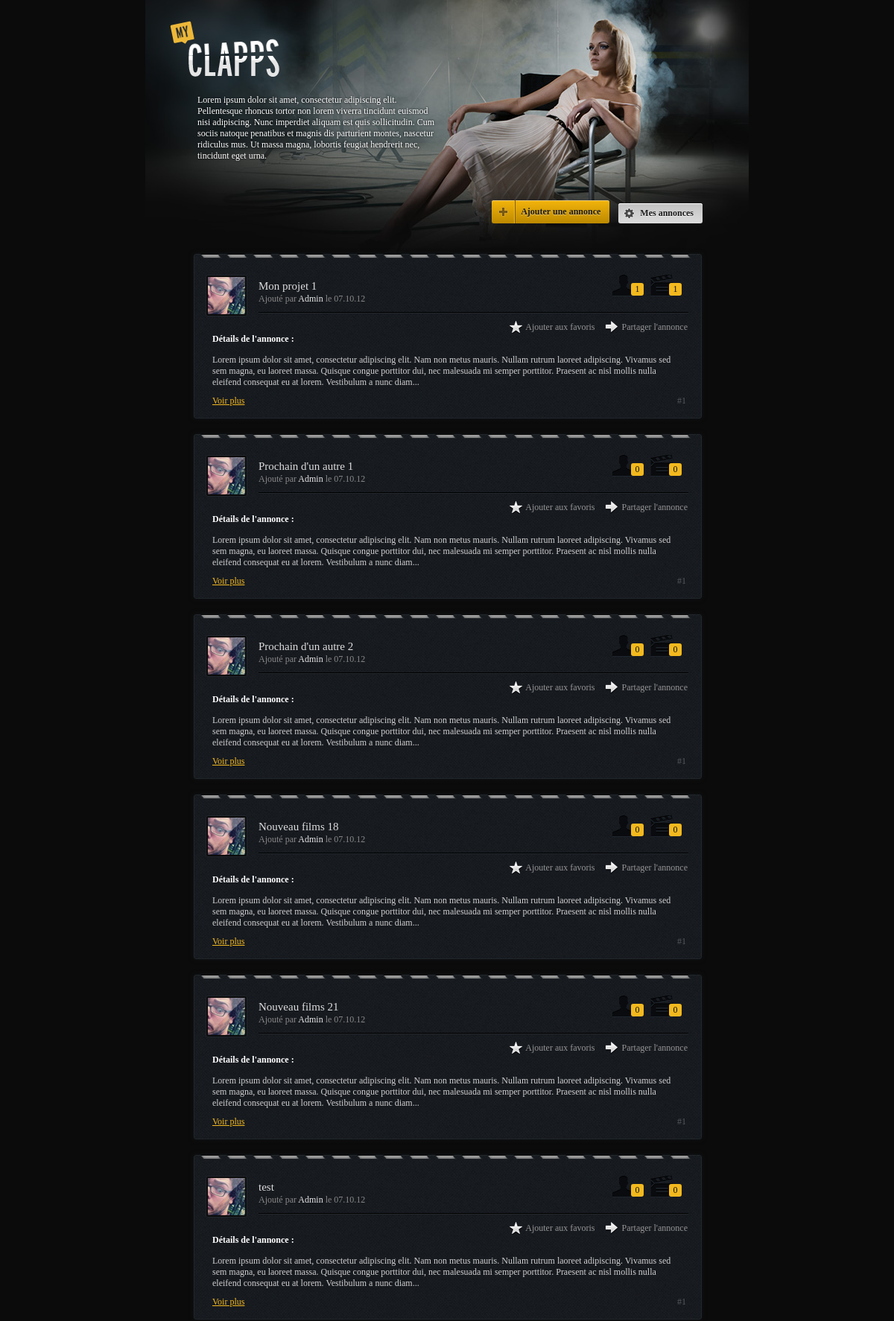
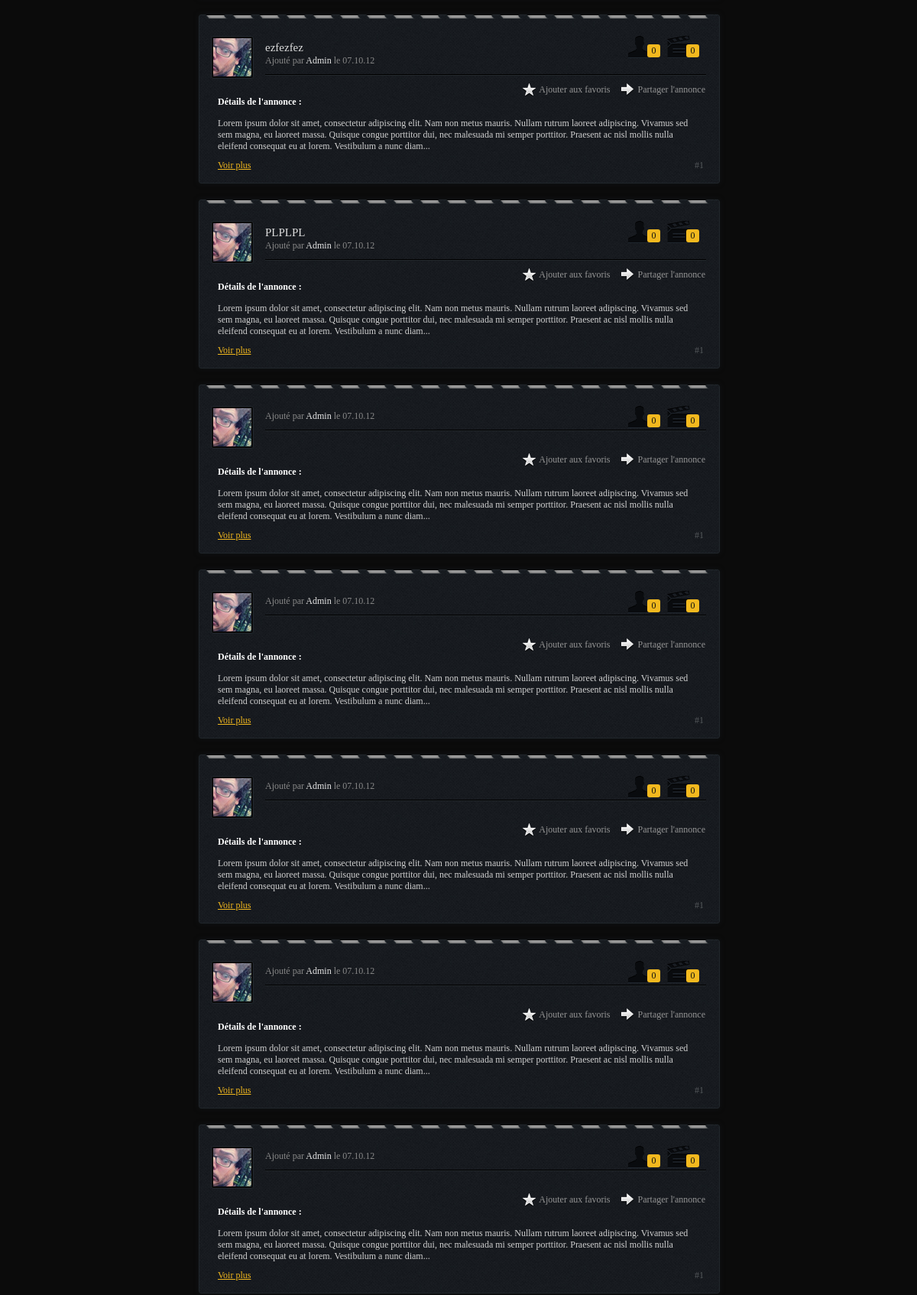
The page / (upper part) on the database its author committed (2 pictures, top to bottom).
### tables this page shows
CREATE TABLE IF NOT EXISTS `mc_project` (
  `id_project` int(10) NOT NULL AUTO_INCREMENT,
  `title` varchar(250) NOT NULL,
  `description` text NOT NULL,
  `id_creator` int(10) NOT NULL,
  `current_state` int(1) NOT NULL DEFAULT '1',
  `create_date` date NOT NULL,
  PRIMARY KEY (`id_project`)
);

### inc/functions.php (called while the page is built, shortened)
<?php
	require_once('connect.php');
	 function getProjects(){
		global $baseDD;
		 $R1=$baseDD->prepare("SELECT * FROM `mc_project`");
		 $R1->setFetchMode(PDO::FETCH_ASSOC);
		 if($R1->execute()){
			$projects=$R1->fetchAll();
		 }
		 return $projects;
	 }
	function getActiveActors($project){
		global $baseDD;
		 $R1=$baseDD->prepare("SELECT * FROM `mc_profile` WHERE id_project=:project AND domain=1 AND current_state=1 ");
		 $R1->bindParam(':project',$project);
		 $R1->setFetchMode(PDO::FETCH_ASSOC);
		 if($R1->execute()){
			$actors=$R1->fetchAll();
		 }
		 return $actors;
	 }
	function getActiveTechnicians($project){
		global $baseDD;
		 $R1=$baseDD->prepare("SELECT * FROM `mc_profile` WHERE id_project=:project AND domain=2 AND current_state=1 ");
		 $R1->bindParam(':project',$project);
		 $R1->setFetchMode(PDO::FETCH_ASSOC);
		 if($R1->execute()){
			$technicians=$R1->fetchAll();
		 }
		 return $technicians;
	 }
   ?>

### index.php (the view, shortened to what this page needs)
<?php require_once('./inc/functions.php'); ?>
<!doctype html>
<html lang="fr">
<head>
	<link rel="stylesheet" type="text/css" media="all" href="./css/style.css">
	<link rel="stylesheet" href="css/jquery.fancybox.css" type="text/css" media="screen" title="no title" charset="utf-8">
</head>
<body>
	<div id="page">
		<header>
			<h1>My clapps</h1>
			<p>Lorem ipsum dolor sit amet, consectetur adipiscing elit. Pellentesque rhoncus tortor non lorem viverra tincidunt euismod nisi adipiscing. Nunc imperdiet aliquam est quis sollicitudin. Cum sociis natoque penatibus et magnis dis parturient montes, nascetur ridiculus mus. Ut massa magna, lobortis feugiat hendrerit nec, tincidunt eget urna.</p>
			<nav>
				<ul class="clearfix">
					<li class="addProject">
						<a class="fancybox.ajax" href="poppin/addProject.php">Ajouter une annonce</a>
					</li>
					<li class="myProject">
						<a href="#">Mes annonces</a>
					</li>
				</ul>
			</nav>
		</header>
		<section>
			<?php
				$getProjects=getProjects();
				foreach ($getProjects as $project) {
			?>
					<article class="project">
						<div class="preview">
							<div class="block_top clearfix">
								<img src="./images/img_test.jpg" alt="photo profil" />
								<div class="title_block">
									<div class="title">
										<h2><?php echo $project['title']; ?></h2>
										<div>Ajouté par <span>Admin</span> le 07.10.12</div>
									</div>
									<div class="available clearfix">
										<?php $activeActors=getActiveActors($project['id_project']); ?>
										<?php $activeTechnicians=getActiveTechnicians($project['id_project']); ?>
										<a href="#" class="actors">
											<div><?php echo count($activeActors); ?></div>
										</a>
										<a href="#" class="technicians">
											<div><?php echo count($activeTechnicians); ?></div>
										</a>
									</div>
								</div>
							</div>
							<div class="share clearfix">
								<a href="#" class="share_link">Partager l'annonce</a>
								<a href="#" class="favorite_link">Ajouter aux favoris</a>
							</div>
							<div class="desc">
								<h3>Détails de l'annonce :</h3>
								<p>Lorem ipsum dolor sit amet, consectetur adipiscing elit. Nam non metus mauris. Nullam rutrum laoreet adipiscing. Vivamus sed sem magna, eu laoreet massa. Quisque congue porttitor dui, nec malesuada mi semper porttitor. Praesent ac nisl mollis nulla eleifend consequat eu at lorem. Vestibulum a nunc diam...<?php  ?></p>
							</div>
							<div class="clearfix">
								<a href="#" class="see-more">Voir plus</a>
								<div class="project_id">#1</div>
							</div>
						</div>
					</article>
			<?php } ?>
		</section>
	</div>
</body>
</html>

### rows shown on the page
mc_project: title "Mon projet 1", count($activeActors) "1", count($activeTechnicians) "1"
mc_project: title "Prochain d'un autre 1", count($activeActors) "0", count($activeTechnicians) "0"
mc_project: title "Prochain d'un autre 2", count($activeActors) "0", count($activeTechnicians) "0"
mc_project: title "Nouveau films 18", count($activeActors) "0", count($activeTechnicians) "0"
mc_project: title "Nouveau films 21", count($activeActors) "0", count($activeTechnicians) "0"
mc_project: title "test", count($activeActors) "0", count($activeTechnicians) "0"
mc_project: title "ezfezfez", count($activeActors) "0", count($activeTechnicians) "0"
mc_project: title "PLPLPL", count($activeActors) "0", count($activeTechnicians) "0"
mc_project: count($activeActors) "0", count($activeTechnicians) "0"
mc_project: count($activeActors) "0", count($activeTechnicians) "0"
mc_project: count($activeActors) "0", count($activeTechnicians) "0"
mc_project: count($activeActors) "0", count($activeTechnicians) "0"
mc_project: count($activeActors) "0", count($activeTechnicians) "0"
